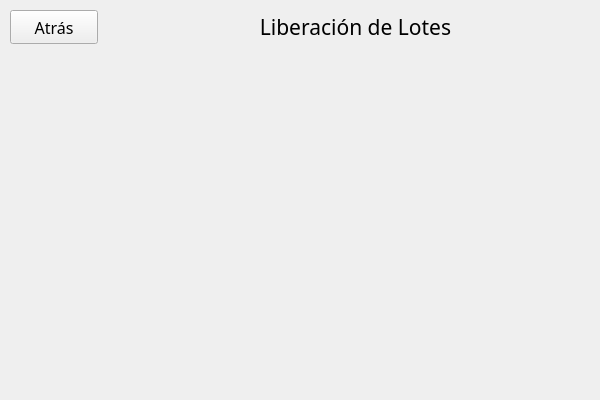
<?xml version="1.0" encoding="UTF-8"?>
<ui version="4.0">
 <class>login_mainwindow</class>
 <widget class="QMainWindow" name="login_mainwindow">
  <property name="geometry">
   <rect>
    <x>0</x>
    <y>0</y>
    <width>600</width>
    <height>400</height>
   </rect>
  </property>
  <property name="windowTitle">
   <string>Menu de Liberación de Lotes</string>
  </property>
  <widget class="QWidget" name="centralWidget">
   <property name="sizePolicy">
    <sizepolicy hsizetype="Maximum" vsizetype="Maximum">
     <horstretch>0</horstretch>
     <verstretch>0</verstretch>
    </sizepolicy>
   </property>
   <widget class="QLabel" name="label">
    <property name="geometry">
     <rect>
      <x>120</x>
      <y>10</y>
      <width>471</width>
      <height>34</height>
     </rect>
    </property>
    <property name="font">
     <font>
      <family>Ubuntu Condensed</family>
      <pointsize>16</pointsize>
      <weight>50</weight>
      <bold>false</bold>
     </font>
    </property>
    <property name="text">
     <string>Liberación de Lotes</string>
    </property>
    <property name="alignment">
     <set>Qt::AlignCenter</set>
    </property>
   </widget>
   <widget class="QPushButton" name="atras_pushbutton">
    <property name="geometry">
     <rect>
      <x>10</x>
      <y>10</y>
      <width>88</width>
      <height>34</height>
     </rect>
    </property>
    <property name="font">
     <font>
      <family>Ubuntu Condensed</family>
      <pointsize>12</pointsize>
     </font>
    </property>
    <property name="text">
     <string>Atrás</string>
    </property>
   </widget>
  </widget>
 </widget>
 <layoutdefault spacing="6" margin="11"/>
 <resources/>
 <connections/>
</ui>
